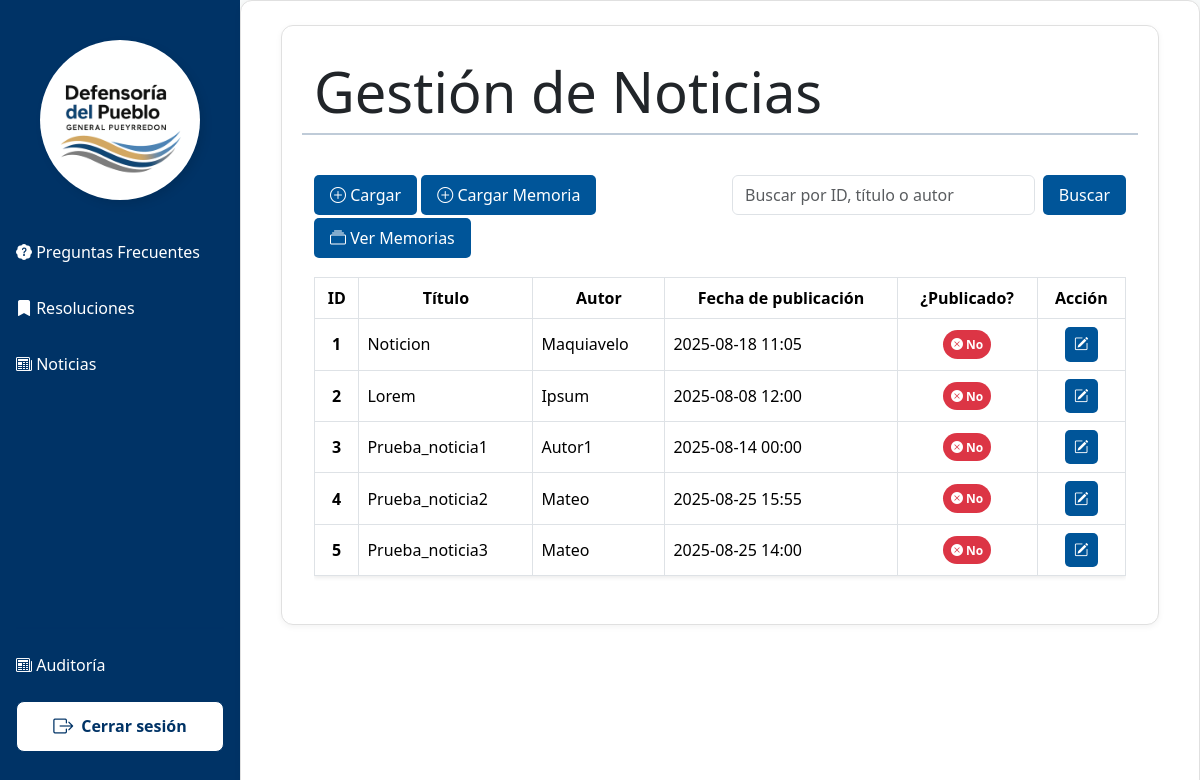
Page /principal/index.php?vista=noticias/noticias on the earlier database version.
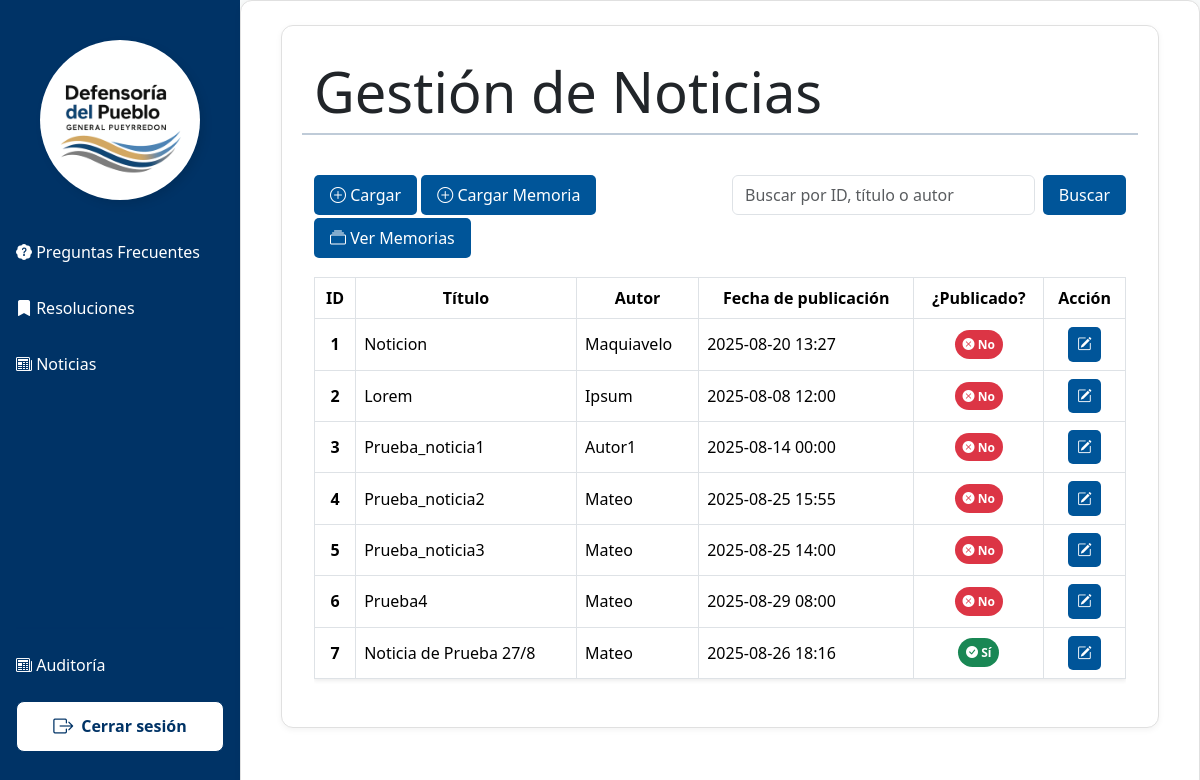
Same page on the later database version.
### tables this page shows
CREATE TABLE `noticias` (
  `noticia_id` int(10) UNSIGNED NOT NULL,
  `titulo` varchar(100) NOT NULL,
  `contenido` text NOT NULL,
  `fecha_creacion` datetime NOT NULL DEFAULT current_timestamp(),
  `fecha_publicacion` datetime NOT NULL,
  `fecha_finalizacion` datetime NOT NULL,
  `autor` varchar(50) NOT NULL,
  `foto` varchar(50) DEFAULT NULL COMMENT 'Guarda el nombre de la foto',
  `estado` tinyint(4) NOT NULL DEFAULT 1
);

### vistas/noticias/noticias.php (the view, shortened to what this page needs)
<?php
include_once "../plantilla/head2.php";
mysqli_set_charset($link, "utf8mb4");
    $busqueda = isset($_GET['busqueda']) ? trim($_GET['busqueda']) : '';
    if ($busqueda !== '') {
        $busqueda_esc = mysqli_real_escape_string($link, $busqueda);
        $sql = "SELECT noticia_id, autor, titulo, fecha_creacion, fecha_publicacion, estado FROM noticias
                WHERE noticia_id = '$busqueda_esc'
                OR titulo LIKE '%$busqueda_esc%'
                OR autor LIKE '%$busqueda_esc%'";
    } else {
        $sql = "SELECT noticia_id, autor, titulo, fecha_creacion, fecha_publicacion, estado FROM noticias";
    }
    $items = mysqli_query($link, $sql);
?>
<div class="container main-admin">
    <div class="row mb-3">
        <h4 class="text-dark display-4">Gestión de Noticias</h4>
        <hr>
        <div class="col-md-6">
            <br>
            <a href="index.php?vista=noticias/cargarNoticia" class="btn-cargar"> <i class="bi bi-plus-circle"></i>&nbsp;Cargar</a>
            <a href="index.php?vista=noticias/cargarMemoria" class="btn-cargar"> <i class="bi bi-plus-circle"></i>&nbsp;Cargar Memoria</a>
            <a href="index.php?vista=noticias/verMemorias" class="btn-cargar"> <i class="bi bi-collection"></i>&nbsp;Ver Memorias</a>
        </div>
        <div class="col-md-6">
            <br>
            <form class="d-flex" role="search" method="GET" action="">
                <input class="form-control me-2" type="search" name="busqueda" placeholder="Buscar por ID, título o autor" aria-label="Search" value="<?= htmlspecialchars($busqueda) ?>" />
                <button class="btn-buscar" type="submit">Buscar</button>
            </form>
        </div>
    </div>
    <div class="table-responsive">
        <table class="table table-hover table-bordered align-middle shadow-sm">
            <thead class="encabezado-tabla text-white text-center">
                <tr>
                    <th scope="col">ID</th>
                    <th scope="col">Título</th>
                    <th scope="col">Autor</th>
                    <th scope="col">Fecha de publicación</th>
                    <th scope="col">¿Publicado?</th>
                    <th scope="col">Acción</th>
                </tr>
            </thead>
            <tbody>
                <?php while ($campos = mysqli_fetch_array($items)) { ?>
                    <tr>
                        <td class="text-center fw-bold"><?= $campos['noticia_id'] ?></td>
                        <td><?= $campos['titulo'] ?></td>
                        <td><?= $campos['autor'] ?></td>
                        <td><?= date('Y-m-d H:i', strtotime($campos['fecha_publicacion'])) ?></td>
                        <td class="text-center">
                            <?php if ($campos['estado'] == 1): ?>
                                <span class="badge rounded-pill bg-success p-2">
                                    <i class="bi bi-check-circle-fill"></i> Sí
                                </span>
                            <?php else: ?>
                                <span class="badge rounded-pill bg-danger p-2">
                                    <i class="bi bi-x-circle-fill"></i> No
                                </span>
                            <?php endif; ?>
                        </td>
                        <td class="text-center">
                            <div class="btn-group" role="group">
                                <a href="index.php?vista=noticias/cargarNoticia&id=<?= $campos['noticia_id'] ?>"
                                   class="btn-editar"
                                   data-bs-toggle="tooltip"
                                   data-bs-placement="top"
                                   title="Editar noticia">
                                    <i class="bi bi-pencil-square"></i>
                                </a>
                            </div>
                        </td>
                    </tr>
                <?php } ?>
            </tbody>
        </table>
    </div>
</div>
</body>
</html>

Differences in the rows shown:
changed noticias "Noticion": fecha_publicacion "2025-08-18 11:05" → "2025-08-20 13:27"
added noticias: noticia_id "6", titulo "Prueba4", autor "Mateo", fecha_publicacion "2025-08-29 08:00", estado 0 (drawn)
added noticias: noticia_id "7", titulo "Noticia de Prueba 27/8", autor "Mateo", fecha_publicacion "2025-08-26 18:16", estado 1 (drawn)
